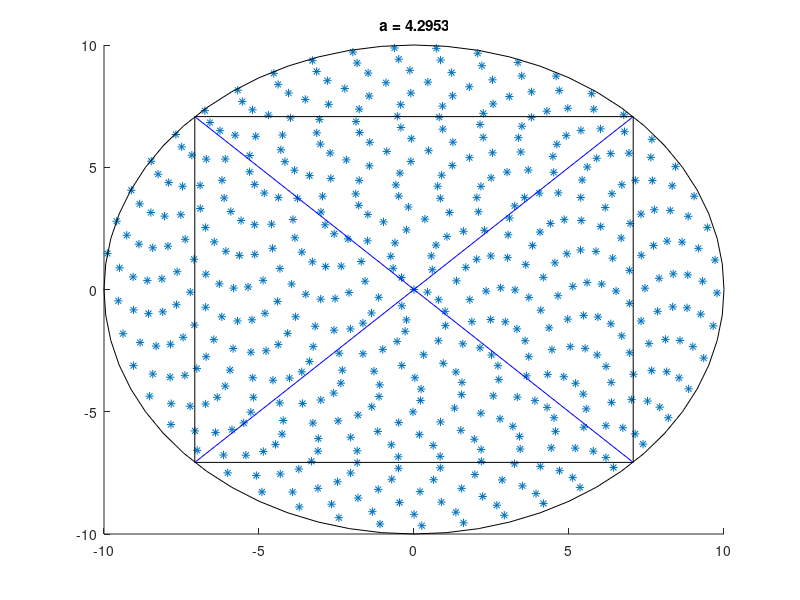
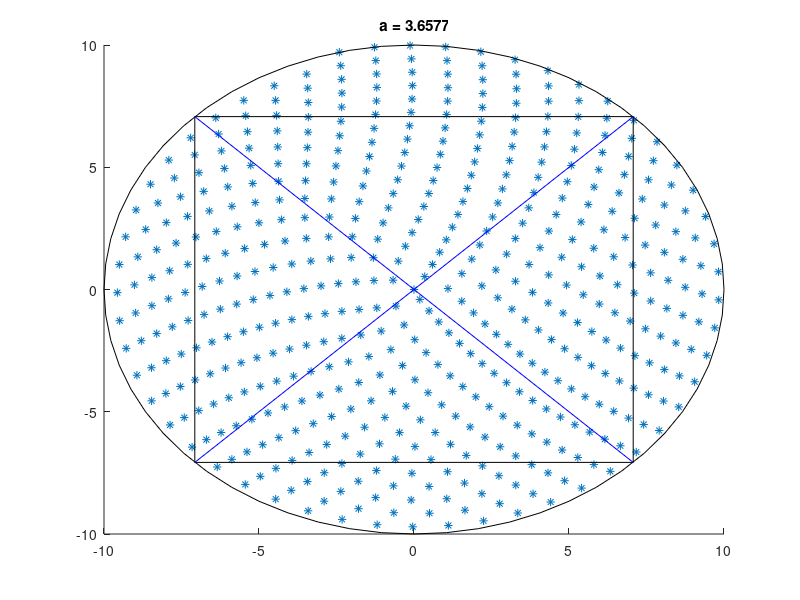
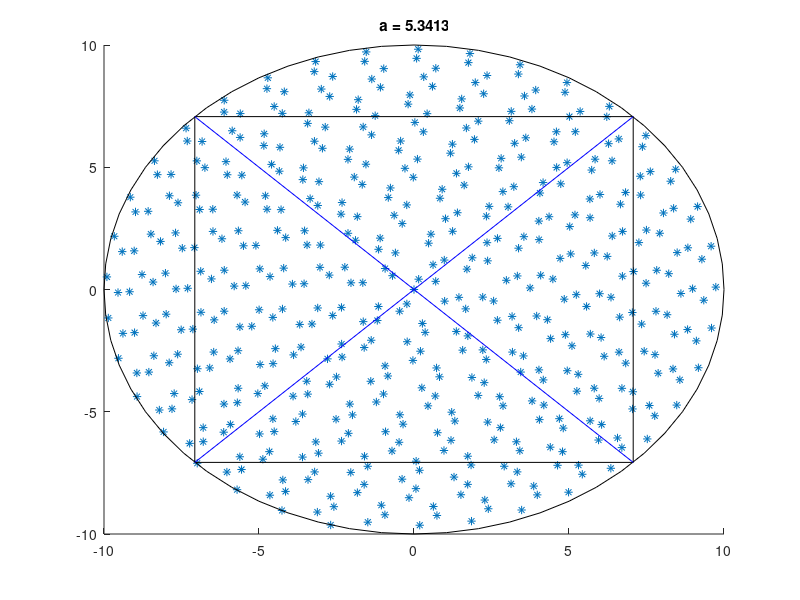
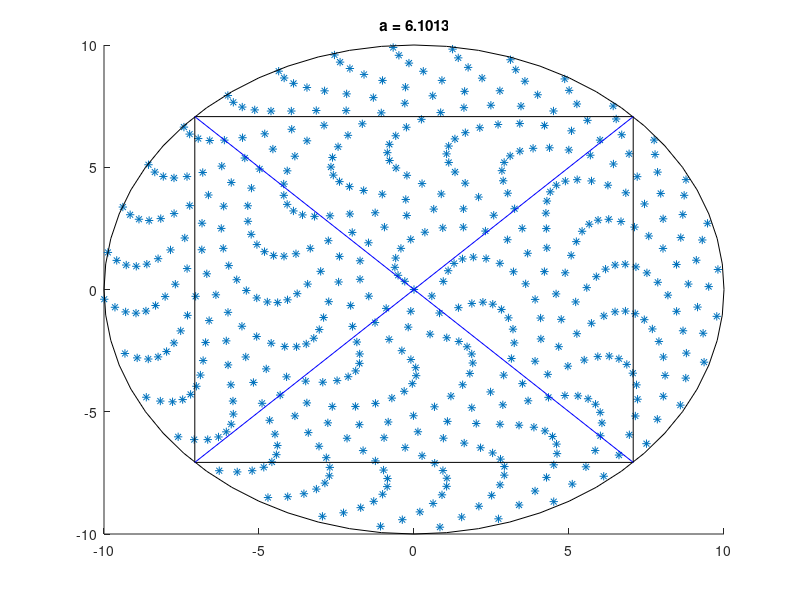

The MATLAB script that drew these images, in order:
Rmax=10; % Max radius
Ns = 4; % Number of different spirals
Npoints = 500; % Points in spiral (upper bound for pixel number)

A = 3*pi;
B = 10*pi;
a = (B-A).*rand(Ns,1) + A; % List of random values

for i = 1:Ns
    figure()
    hold on
%% Plot Spiral

k=linspace(0,Rmax^2,Npoints);
xn=sqrt(k).*cos(a(i)*sqrt(k));
yn=sqrt(k).*sin(a(i)*sqrt(k));
plot(xn,yn,'*')
xlim([-10 10])
ylim([-10 10])
title(['a = ',num2str(a(i)/pi)])

%% Plot square

rectangle('Position',[-sqrt(50) -sqrt(50) 2*sqrt(50) 2*sqrt(50)])

%% Plot Circle
%// radius
r = 10;

%// center
c = [0 0];

pos = [c-r 2*r 2*r];
rectangle('Position',pos,'Curvature',[1 1])

%% Plot Line
plot([-sqrt(50) sqrt(50)], [sqrt(50) -sqrt(50)],'b')
plot([-sqrt(50) sqrt(50)], [-sqrt(50) sqrt(50)],'b')
%% Pause
pause(1)
end